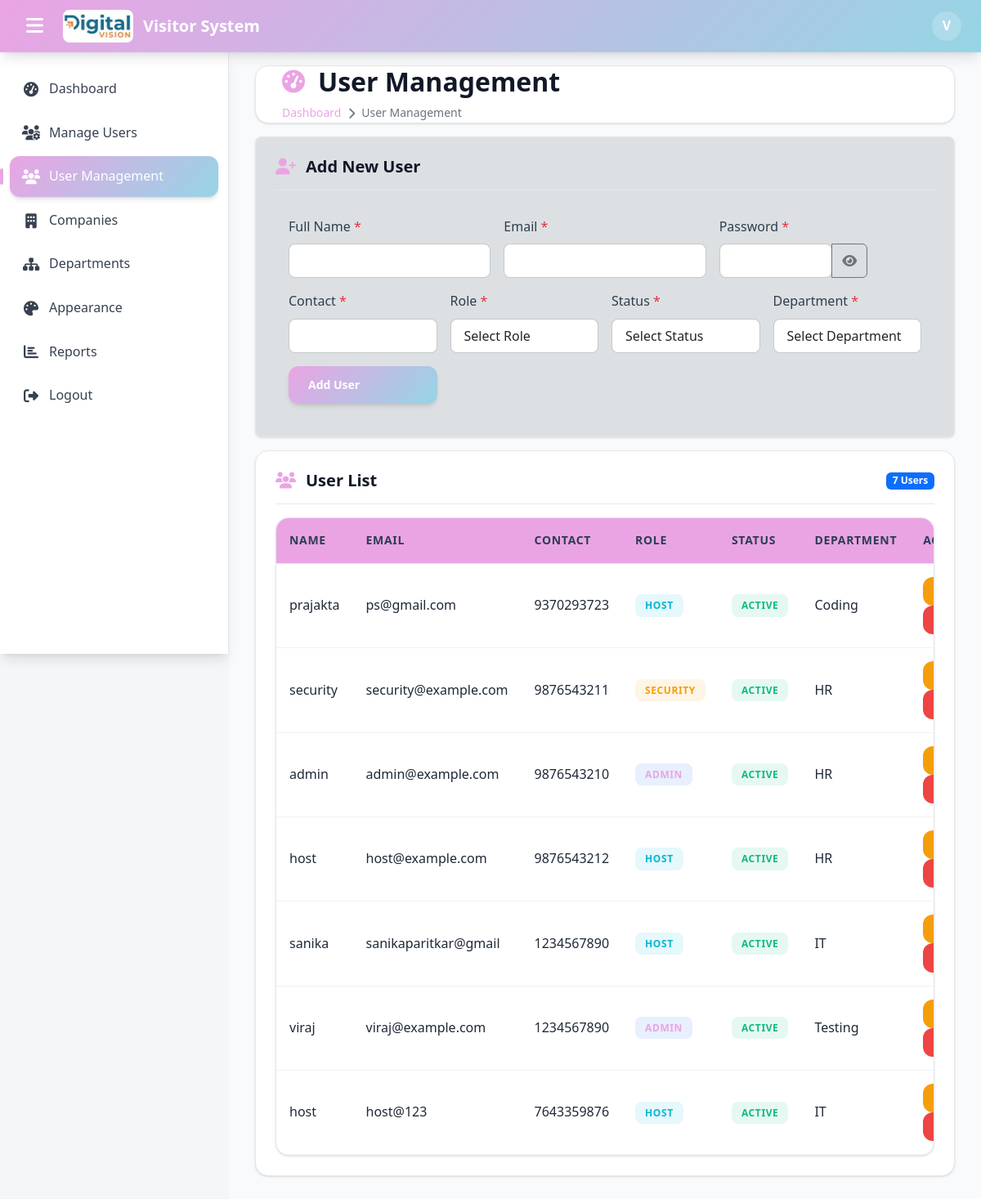
The app's page /admin/User_creation.php (signed in) with its own data.
### tables this page shows
CREATE TABLE `system_theme` (
  `id` int(10) NOT NULL,
  `primary_color` varchar(20) DEFAULT '#007bff',
  `secondary_color` varchar(20) DEFAULT '#0056b3',
  `logo_path` varchar(255) DEFAULT NULL
);

CREATE TABLE `users` (
  `id` int(10) NOT NULL,
  `username` varchar(10) NOT NULL,
  `password` varchar(255) NOT NULL,
  `name` varchar(20) NOT NULL,
  `email` varchar(60) NOT NULL,
  `contact` varchar(10) NOT NULL,
  `role` enum('admin','security','host') NOT NULL,
  `status` enum('active','inactive') DEFAULT 'active',
  `department` varchar(10) NOT NULL
);

### includes/theme.php (called while the page is built, shortened)
<?php
require_once __DIR__ . '/db.php';
$theme = [
    'primary_color' => '#2563eb',
    'secondary_color' => '#1d4ed8',
    'logo_path' => 'assets/default-logo.svg'
];
if ($conn) {
    $res = $conn->query("SELECT primary_color, secondary_color, logo_path FROM system_theme LIMIT 1");
    if ($res && $row = $res->fetch_assoc()) {
        if (!empty($row['primary_color'])) $theme['primary_color'] = $row['primary_color'];
        if (!empty($row['secondary_color'])) $theme['secondary_color'] = $row['secondary_color'];
        if (!empty($row['logo_path'])) $theme['logo_path'] = $row['logo_path'];
    }
}
function theme_logo() {
    global $theme;
    return $theme['logo_path'];
}
?>

### admin/User_creation.php (the view, shortened to what this page needs)
<?php
require_once __DIR__ . '/../includes/erp_layout.php';
$editUser = null;
$result = $conn->query("SELECT * FROM users ORDER BY id DESC");
$breadcrumbs = [
    ['title' => 'Dashboard', 'url' => 'dashboard.php', 'icon' => 'tachometer-alt'],
    ['title' => 'User Management', 'icon' => 'users']
];
echo erp_header('User Management', $breadcrumbs);
?>
<div class="erp-card mb-3" style="background-color: #dde0e2ff; border-radius: 8px;">
    <div class="erp-card-header">
        <h3 class="erp-card-title">
            <i class="fas fa-user-plus"></i>
            <?= $editUser ? 'Edit User' : 'Add New User' ?>
        </h3>
    </div>
    <form method="POST" class="p-3" autocomplete="off">
        <div class="row g-3 align-items-end">
            <div class="col-md-4">
                <label class="form-label">Full Name <span class="text-danger">*</span></label>
                <input autocomplete="off" type="text" name="<?= $editUser ? 'edit_username' : 'username' ?>" class="form-control"
                       value="<?= htmlspecialchars($editUser['username'] ?? ($_POST['username'] ?? '')) ?>">
            </div>
            <div class="col-md-4">
                <label class="form-label">Email <span class="text-danger">*</span></label>
                <input autocomplete="new-password" type="email" name="<?= $editUser ? 'edit_email' : 'email' ?>" class="form-control"
                       value="<?= htmlspecialchars($editUser['email'] ?? ($_POST['email'] ?? '')) ?>">
            </div>
            <div class="col-md-3">
                <label class="form-label"><?= $editUser ? 'Password (leave blank to keep existing)' : 'Password' ?> <?= !$editUser ? '<span class="text-danger">*</span>' : '' ?></label>
                <div class="input-group">
                    <input autocomplete="new-password" type="password" id="passwordField" name="<?= $editUser ? 'edit_password' : 'password' ?>" class="form-control" placeholder="<?= $editUser ? '********' : '' ?>">
                    <button type="button" class="btn btn-outline-secondary" onclick="togglePassword()"><i class="fas fa-eye" id="toggleIcon"></i></button>
                </div>
            </div>
            <div class="col-md-3">
                <label class="form-label">Contact <span class="text-danger">*</span></label>
                <input autocomplete="off" type="text" maxlength="10" name="<?= $editUser ? 'edit_contact' : 'contact' ?>" class="form-control"
                       value="<?= htmlspecialchars($editUser['contact'] ?? ($_POST['contact'] ?? '')) ?>">
            </div>
            <div class="col-md-3">
                <label class="form-label">Role <span class="text-danger">*</span></label>
                <select name="<?= $editUser ? 'edit_role' : 'role' ?>" class="form-control">
                    <option value="">Select Role</option>
                </select>
            </div>
            <div class="col-md-3">
                <label class="form-label">Status <span class="text-danger">*</span></label>
                <select name="<?= $editUser ? 'edit_status' : 'status' ?>" class="form-control">
                    <option value="">Select Status</option>
                </select>
            </div>
            <div class="col-md-3">
                <label class="form-label">Department <span class="text-danger">*</span></label>
                <select name="<?= $editUser ? 'edit_department' : 'department' ?>" class="form-control">
                    <option value="">Select Department</option>
                </select>
            </div>
            <div class="col-md-3 text-start">
                <button type="submit" class="erp-btn erp-btn-primary w-100">
                    <?= $editUser ? 'Update User' : 'Add User' ?>
                </button>
            </div>
        </div>
    </form>
</div>
<div class="erp-card">
    <div class="erp-card-header">
        <h3 class="erp-card-title"><i class="fas fa-users"></i> User List</h3>
        <span class="badge bg-primary"><?= $result->num_rows ?> Users</span>
    </div>
    <div class="erp-table-container">
        <table class="erp-table">
            <thead>
                <tr>
                    <th>Name</th>
                    <th>Email</th>
                    <th>Contact</th>
                    <th>Role</th>
                    <th>Status</th>
                    <th>Department</th>
                    <th>Actions</th>
                </tr>
            </thead>
            <tbody>
                <?php if ($result->num_rows > 0): ?>
                    <?php while ($row = $result->fetch_assoc()): ?>
                        <tr>
                            <td><?= htmlspecialchars($row['username']) ?></td>
                            <td><?= htmlspecialchars($row['email']) ?></td>
                            <td><?= htmlspecialchars($row['contact']) ?></td>
                            <td><?= erp_badge(ucfirst($row['role']), $row['role'] == 'admin' ? 'primary' : ($row['role'] == 'security' ? 'warning' : 'info')) ?></td>
                            <td><?= erp_badge($row['status'], strtolower($row['status']) == 'active' ? 'success' : 'danger') ?></td>
                            <td><?= htmlspecialchars($row['department']) ?></td>
                            <td>
                                <a href="?edit=<?= $row['id'] ?>" class="erp-btn erp-btn-warning erp-btn-sm"><i class="fas fa-edit"></i> Edit</a>
                                <a href="?delete=<?= $row['id'] ?>" class="erp-btn erp-btn-danger erp-btn-sm" onclick="return confirm('Are you sure you want to delete this user?')">
                                </a>
                            </td>
                        </tr>
                    <?php endwhile; ?>
                <?php else: ?>
                    <tr><td colspan="7" class="text-center text-muted py-4">No users found.</td></tr>
                <?php endif; ?>
            </tbody>
        </table>
    </div>
</div>
<?php echo erp_footer(); ?>

### includes/erp_layout.php (shortened to what this page needs)
<?php
require_once __DIR__ . '/theme.php';
function erp_header($title, $breadcrumbs = [])
{
    ?>
    <!DOCTYPE html>
    <html lang="en">
    <head>
        <link href="https://cdn.jsdelivr.net/npm/bootstrap@5.3.2/dist/css/bootstrap.min.css" rel="stylesheet">
        <link href="https://cdnjs.cloudflare.com/ajax/libs/font-awesome/6.4.0/css/all.min.css" rel="stylesheet">
        <link href="https://cdn.jsdelivr.net/npm/bootstrap-icons@1.11.1/font/bootstrap-icons.css" rel="stylesheet">
        <link href="https://cdn.datatables.net/1.13.6/css/dataTables.bootstrap5.min.css" rel="stylesheet">
 </head>
    <body>
        <nav class="erp-navbar">
            <button class="erp-navbar-toggle" id="sidebarToggle">
                <i class="fas fa-bars"></i>
            </button>
            <a href="#" class="erp-navbar-brand">
                <img src="../<?php echo theme_logo(); ?>" alt="ERP Logo">
                <span class="d-none d-md-inline">Visitor System</span>
            </a>
    <div class="erp-navbar-actions">
                <div class="erp-user-menu">
                    <div class="erp-user-avatar" onclick="toggleUserMenu()">
                        <?php echo strtoupper(substr($_SESSION['user']['email'] ?? 'U', 0, 1)); ?>
                    </div>
                </div>
            </div>
        </nav>
        <aside class="erp-sidebar" id="sidebar">
            <nav class="erp-sidebar-nav">
                <?php if (isset($_SESSION['user']['role'])): ?>
                    <?php if ($_SESSION['user']['role'] === 'admin'): ?>
                        <div class="erp-nav-item">
                            <a href="dashboard.php"
                                class="erp-nav-link <?php echo basename($_SERVER['PHP_SELF']) == 'dashboard.php' ? 'active' : ''; ?>">
                                <i class="erp-nav-icon fas fa-tachometer-alt"></i>
                                <span class="erp-nav-text">Dashboard</span>
                            </a>
                        </div>
                        <div class="erp-nav-item">
                            <a href="manage_users.php"
                                class="erp-nav-link <?php echo basename($_SERVER['PHP_SELF']) == 'manage_users.php' ? 'active' : ''; ?>">
                                <i class="erp-nav-icon fas fa-users-cog"></i>
                                <span class="erp-nav-text">Manage Users</span>
                            </a>
                        </div>
                        <div class="erp-nav-item">
                            <a href="User_creation.php"
                                class="erp-nav-link <?php echo basename($_SERVER['PHP_SELF']) == 'User_creation.php' ? 'active' : ''; ?>">
                                <i class="erp-nav-icon fas fa-users"></i>
                                <span class="erp-nav-text">User Management</span>
                            </a>
                        </div>
                        <div class="erp-nav-item">
                            <a href="create_company.php"
                                class="erp-nav-link <?php echo basename($_SERVER['PHP_SELF']) == 'create_company.php' ? 'active' : ''; ?>">
                                <i class="erp-nav-icon fas fa-building"></i>
                                <span class="erp-nav-text">Companies</span>
                            </a>
                        </div>
                        <div class="erp-nav-item">
                            <a href="create_department.php"
                                class="erp-nav-link <?php echo basename($_SERVER['PHP_SELF']) == 'create_department.php' ? 'active' : ''; ?>">
                                <i class="erp-nav-icon fas fa-sitemap"></i>
                                <span class="erp-nav-text">Departments</span>
                            </a>
                        </div>
                        <div class="erp-nav-item">
                            <a href="appearance.php"
                                class="erp-nav-link <?php echo basename($_SERVER['PHP_SELF']) == 'appearance.php' ? 'active' : ''; ?>">
                                <i class="erp-nav-icon fas fa-palette"></i>
                                <span class="erp-nav-text">Appearance</span>
                            </a>
                        </div>
                        <div class="erp-nav-item">
                            <a href="reports.php"
                                class="erp-nav-link <?php echo basename($_SERVER['PHP_SELF']) == 'reports.php' ? 'active' : ''; ?>">
                                <i class="erp-nav-icon fas fa-chart-bar"></i>
                                <span class="erp-nav-text">Reports</span>
                            </a>
                        </div>
                    <?php endif; ?>
                <?php endif; ?>
                <div class="erp-nav-item">
                    <a href="../pages/logout.php" class="erp-nav-link">
                        <i class="erp-nav-icon fas fa-sign-out-alt"></i>
                        <span class="erp-nav-text">Logout</span>
                    </a>
                </div>
            </nav>
        </aside>
        <main class="erp-main-content" id="mainContent">
            <div class="erp-content-wrapper">
                <div class="erp-page-header">
                    <h1 class="erp-page-title">
                        <i class="fas fa-<?php echo $breadcrumbs[0]['icon'] ?? 'home'; ?>"></i>
                        <?php echo htmlspecialchars($title); ?>
                    </h1>
                    <?php if (!empty($breadcrumbs)): ?>
                        <nav class="erp-breadcrumb">
                            <?php foreach ($breadcrumbs as $index => $crumb): ?>
                                <?php if ($index > 0): ?>
                                    <i class="fas fa-chevron-right"></i>
                                <?php endif; ?>
                                <?php if (isset($crumb['url'])): ?>
                                    <a
                                        href="<?php echo htmlspecialchars($crumb['url']); ?>"><?php echo htmlspecialchars($crumb['title']); ?></a>
                                <?php else: ?>
                                    <span><?php echo htmlspecialchars($crumb['title']); ?></span>
                                <?php endif; ?>
                            <?php endforeach; ?>
                        </nav>
                    <?php endif; ?>
                </div>
                <?php
                return ob_get_clean();
}
function erp_footer()
{
    ?>
        </div>
        </main>
    </body>
    </html>
    <?php
    return ob_get_clean();
}
function erp_badge($text, $type = 'primary')
{
    return "<span class='erp-badge erp-badge-{$type}'>{$text}</span>";
}
?>

### records on screen
system_theme: logo_path (picture)
users: username "prajakta", email "ps@gmail.com", contact "9370293723", text "HOST ACTIVE", department "Coding"
users: username "security", email "security@example.com", contact "9876543211", text "SECURITY ACTIVE", department "HR"
users: username "admin", email "admin@example.com", contact "9876543210", text "ADMIN ACTIVE", department "HR"
users: username "host", email "host@example.com", contact "9876543212", text "HOST ACTIVE", department "HR"
users: username "sanika", email "sanikaparitkar@gmail", contact "1234567890", text "HOST ACTIVE", department "IT"
users: username "viraj", email "viraj@example.com", contact "1234567890", text "ADMIN ACTIVE", department "Testing"
users: username "host", email "host@123", contact "7643359876", text "HOST ACTIVE", department "IT"

### other values on screen
substr($_SESSION['user']['email'] ?? 'U', 0, 1) "V"
$title "User Management"
$crumb['title'] "Dashboard"
$crumb['title'] "User Management"
$result->num_rows "7"
